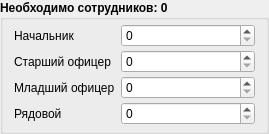
         <widget class="QGroupBox" name="grp_number_staff">
          <property name="minimumSize">
           <size>
            <width>269</width>
            <height>50</height>
           </size>
          </property>
          <property name="maximumSize">
           <size>
            <width>269</width>
            <height>159</height>
           </size>
          </property>
          <property name="font">
           <font>
            <weight>75</weight>
            <bold>true</bold>
           </font>
          </property>
          <property name="title">
           <string>Необходимо сотрудников: 0</string>
          </property>
          <layout class="QFormLayout" name="formLayout">
           <property name="verticalSpacing">
            <number>3</number>
           </property>
           <property name="topMargin">
            <number>4</number>
           </property>
           <property name="bottomMargin">
            <number>6</number>
           </property>
           <item row="0" column="0">
            <widget class="QLabel" name="lbl_first_rank">
             <property name="font">
              <font>
               <weight>50</weight>
               <bold>false</bold>
              </font>
             </property>
             <property name="text">
              <string>Начальник</string>
             </property>
            </widget>
           </item>
           <item row="0" column="1">
            <widget class="QSpinBox" name="spb_first_rank">
             <property name="font">
              <font>
               <weight>50</weight>
               <bold>false</bold>
              </font>
             </property>
             <property name="maximum">
              <number>1</number>
             </property>
            </widget>
           </item>
           <item row="1" column="0">
            <widget class="QLabel" name="lbl_second_rank">
             <property name="font">
              <font>
               <weight>50</weight>
               <bold>false</bold>
              </font>
             </property>
             <property name="text">
              <string>Старший офицер</string>
             </property>
            </widget>
           </item>
           <item row="1" column="1">
            <widget class="QSpinBox" name="spb_second_rank">
             <property name="font">
              <font>
               <weight>50</weight>
               <bold>false</bold>
              </font>
             </property>
             <property name="maximum">
              <number>3</number>
             </property>
            </widget>
           </item>
           <item row="2" column="0">
            <widget class="QLabel" name="lbl_third_rank">
             <property name="font">
              <font>
               <weight>50</weight>
               <bold>false</bold>
              </font>
             </property>
             <property name="text">
              <string>Младший офицер</string>
             </property>
            </widget>
           </item>
           <item row="2" column="1">
            <widget class="QSpinBox" name="spb_third_rank">
             <property name="font">
              <font>
               <weight>50</weight>
               <bold>false</bold>
              </font>
             </property>
             <property name="maximum">
              <number>9</number>
             </property>
            </widget>
           </item>
           <item row="3" column="0">
            <widget class="QLabel" name="lbl_common">
             <property name="font">
              <font>
               <weight>50</weight>
               <bold>false</bold>
              </font>
             </property>
             <property name="text">
              <string>Рядовой</string>
             </property>
            </widget>
           </item>
           <item row="3" column="1">
            <widget class="QSpinBox" name="spb_common">
             <property name="font">
              <font>
               <weight>50</weight>
               <bold>false</bold>
              </font>
             </property>
             <property name="maximum">
              <number>27</number>
             </property>
            </widget>
           </item>
          </layout>
         </widget>
